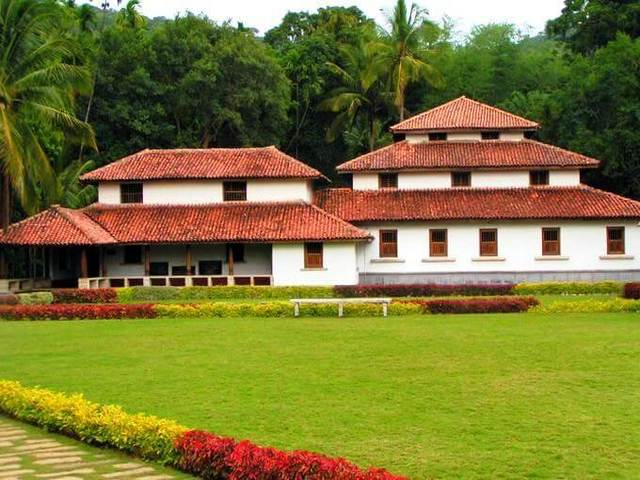
#> input picture home.jpg, 640 x 480 px
$ python try1.py
#> lines starting #> are read from the running program, lines starting #| are printed output that depends on the picture
import numpy as np
import cv2 as cv
img = cv.imread('home.jpg')
#> img is the input picture: shape (480, 640, 3); mean B, G, R 55.4, 119.6, 124.1
gray= cv.cvtColor(img,cv.COLOR_BGR2GRAY)
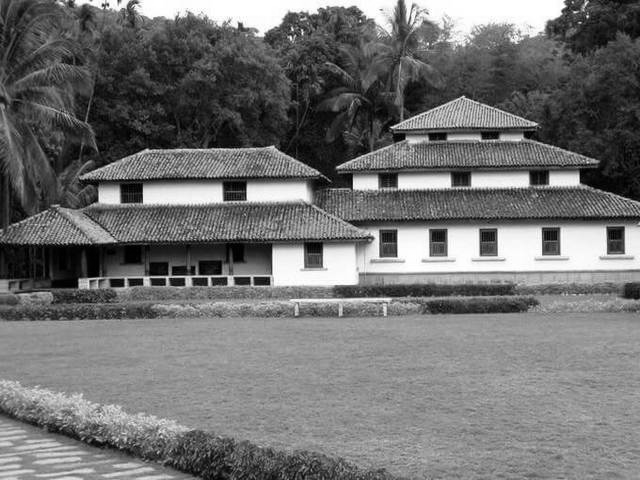
#> gray: shape (480, 640); min 0, max 255, mean 113.6
print(gray)
#> (printed output is left out)
sift = cv.xfeatures2d.SIFT_create()
kp = sift.detect(gray,None)
#> kp = 2654 keypoints; strongest (x, y, size): (110, 197, 13.2), (615, 241, 13.9), (405, 183, 10.2), (521, 181, 10.7)
img=cv.drawKeypoints(gray,kp,img)
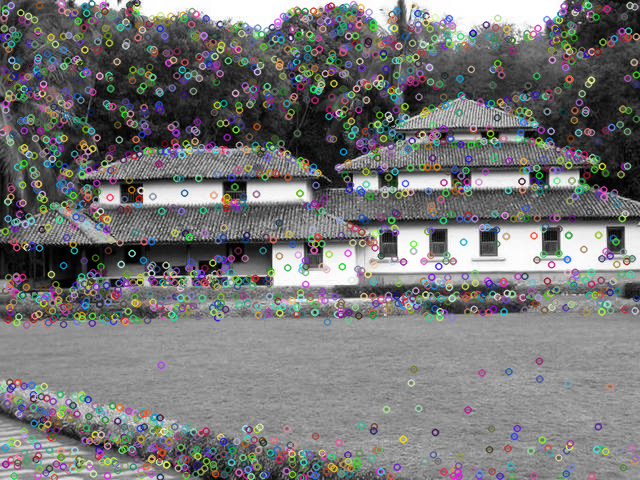
#> img: shape (480, 640, 3); mean B, G, R 118.1, 118.2, 117.9
cv.imwrite('sift_keypoints1.jpg',img)

$ run again, with index.jpeg copied over home.jpg
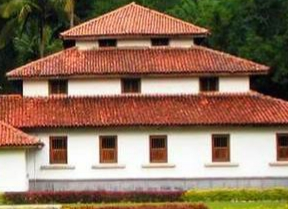
#> input picture index.jpeg, 288 x 209 px
#> img is the input picture: shape (209, 288, 3); mean B, G, R 89.7, 111.8, 140.5
#> `gray= cv.cvtColor(img,cv.COLOR_BGR2GRAY)`:
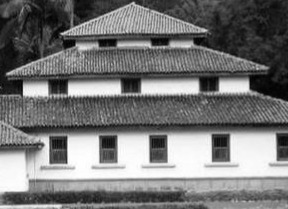
#> gray: shape (209, 288); min 1, max 255, mean 117.9
#> (printed output is left out)
#> kp = 529 keypoints; strongest (x, y, size): (75, 90, 10.3), (191, 87, 10.7), (113, 89, 10.7), (241, 87, 11)
#> `img=cv.drawKeypoints(gray,kp,img)`:
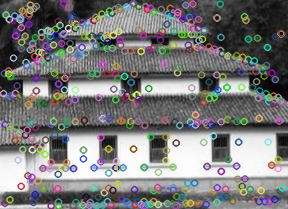
#> img: shape (209, 288, 3); mean B, G, R 121.3, 121.6, 121.4
